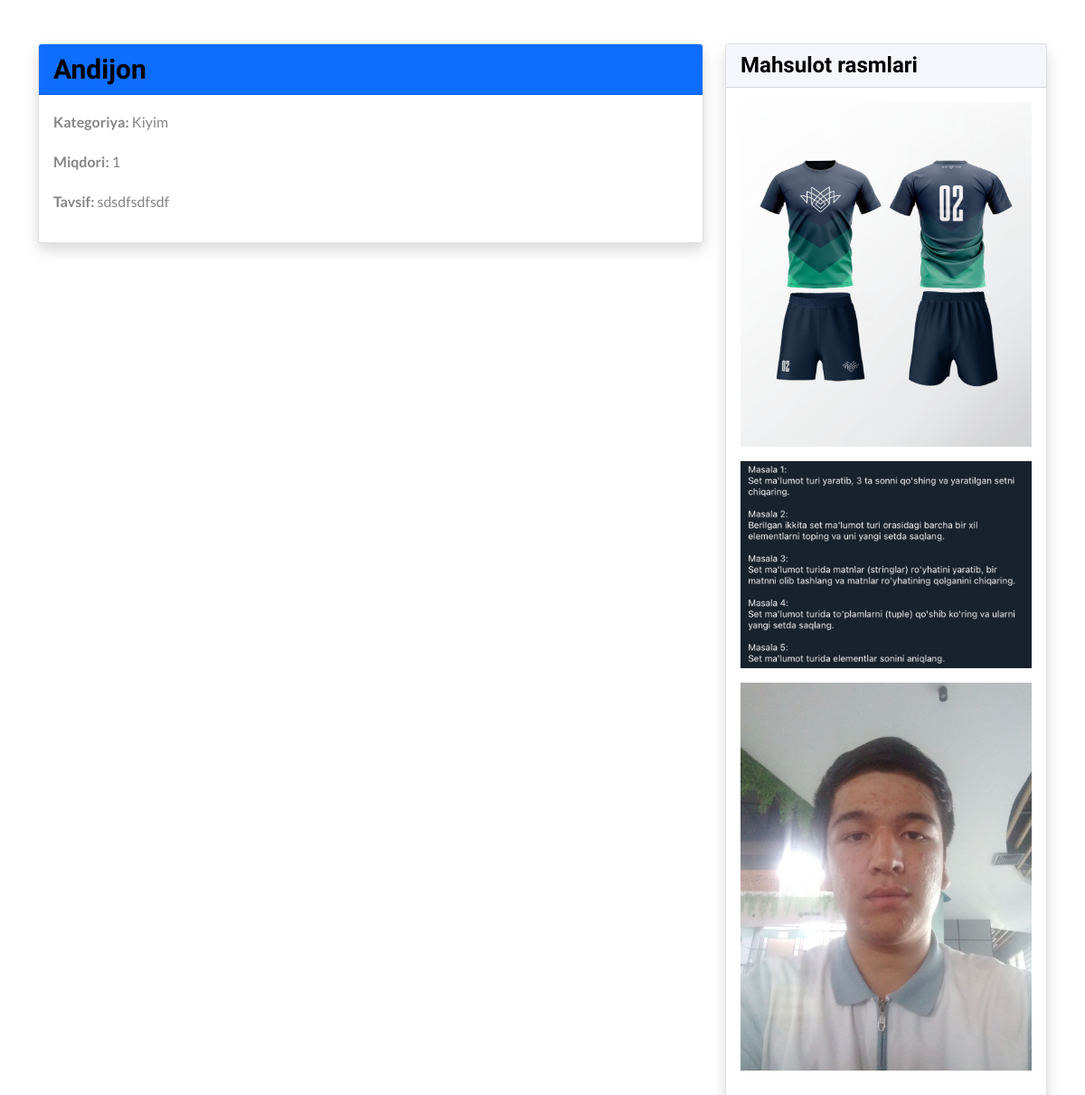
Screenshot of /main/back-office/product/detail/8/ with the database file from the repository.
### Goods/models.py (models this page shows, shortened)
class Product(models.Model):
    name:str = models.CharField(max_length=255)
    quantity:int = models.PositiveIntegerField(default=1)
    price:float = models.DecimalField(max_digits=8, decimal_places=2)
    category:Category = models.ForeignKey(Category, on_delete=models.CASCADE)
    description:str = models.TextField()

class Category(models.Model):
    name = models.CharField(max_length=255)
    generate_code = models.CharField(max_length=255, blank=True, unique=True)

class ProductImg(models.Model):
    product = models.ForeignKey(Product, on_delete=models.CASCADE)
    img = models.ImageField(upload_to='product-img')
    def __str__(self):
        return self.product.name

### Goods/back-office/product/views.py (the view)
# urls.py: path('detail/<int:id>/', views.detailProduct, name='detailProduct'),
def detailProduct(request, id):
    queryset = models.Product.objects.get(id=id)
    context = {}
    print(models.ProductImg.objects.filter(product=queryset))
    context['queryset'] = queryset
    context['images'] = models.ProductImg.objects.filter(product=queryset)
    return render(request, 'back-office/product/detail.html',context)

### templates/back-office/product/detail.html (shortened to what this page needs)
{% extends 'base.html' %}
{% block content %}
<div class="container mt-5">
    <div class="row">
        <div class="col-md-8">
            <div class="card shadow">
                <div class="card-header bg-primary text-white">
                    <h3 class="mb-0">{{ queryset.name }}</h3>
                </div>
                <div class="card-body">
                    <p><strong>Kategoriya:</strong> {{ queryset.category.name }}</p>
                    <p><strong>Miqdori:</strong> {{ queryset.quantity }}</p>
                    <p><strong>Tavsif:</strong> {{ queryset.description }}</p>
                </div>
            </div>
        </div>
        <div class="col-md-4">
            <div class="card shadow">
                <div class="card-header bg-secondary text-white">
                    <h4 class="mb-0">Mahsulot rasmlari</h4>
                </div>
                <div class="card-body">
                    {% for image in images %}
                    <img src="{{ image.img.url }}" alt="{{ queryset.name }}" class="img-fluid mb-3" style="max-width: 100%;">
                    {% endfor %}
                </div>
            </div>
        </div>
    </div>
</div>
{% endblock %}

### templates/base.html (shortened to what this page needs)
{% load static %}
<!doctype html>
<html class="no-js" lang="zxx" dir="ltr">
<head>
    <link rel="stylesheet" href="{% static 'assets/css/bootstrap.min.css' %}">
    <link rel="stylesheet" href="{% static 'assets/css/fontawesome.min.css' %}">
    <link rel="stylesheet" href="{% static 'assets/css/flaticon.min.css' %}">
    <link rel="stylesheet" href="{% static 'assets/css/layerslider.min.css' %}">
    <link rel="stylesheet" href="{% static 'assets/css/jquery.datetimepicker.min.css' %}">
    <link rel="stylesheet" href="{% static 'assets/css/magnific-popup.min.css' %}">
    <link rel="stylesheet" href="{% static 'assets/css/slick.min.css' %}">
    <link rel="stylesheet" href="{% static 'assets/css/animate.min.css' %}">
    <link rel="stylesheet" href="{% static 'assets/css/style.css' %}">
</head>
<body class=" home-6">
    {% block content %}
    {% endblock %}
</body>
</html>

### rows the page displays
Product: name "Andijon", category.name "Kiyim", quantity "1", description "sdsdfsdfsdf"
ProductImg: img (picture)
ProductImg: img (picture)
ProductImg: img (picture)
